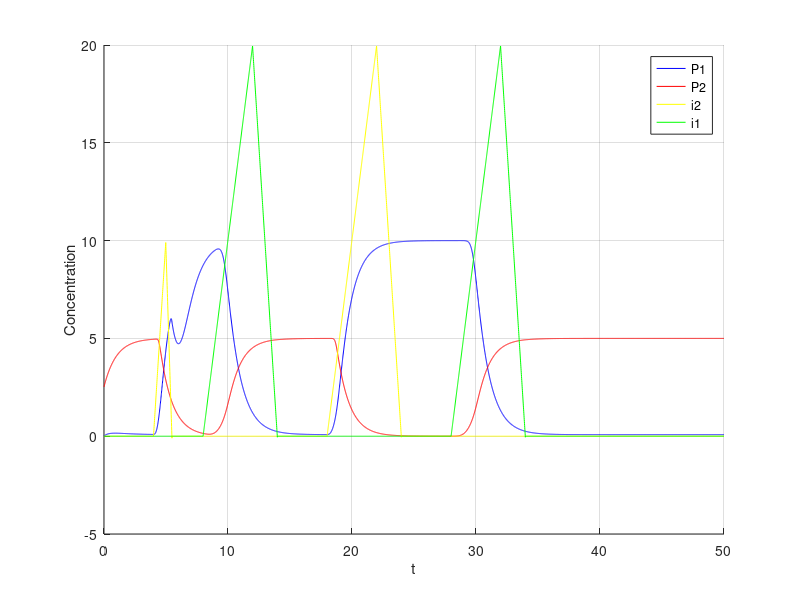

Reproduce this figure in MATLAB.
clear;

dt=0.01; 
t=0:dt:50; 

%i = 1 ate 5000 

p1 = 0;
p2 = 2.5;

p1s = zeros(1, length(t));
p2s = zeros(1, length(t));

i1s = zeros(1, length(t));
i2s = zeros(1, length(t));

alpha1 = 10; alpha2 = 5;
beta = 3;
gama = 4;

p3 = 0;
p3s = zeros(1, length(t));

for i = 1:length(t)
    
  if (i> 400 && i <500)
    i2s(i) = i2s(i-1)+0.1;
   endif
  
  if (i>=500 && i<550)
    i2s(i) = i2s(i-1)-0.2;
   endif
   
   if (i> 800 && i <1200)
    i1s(i) = i1s(i-1)+0.05;
   endif
   
   if (i>= 1200 && i <1400)
    i1s(i) = i1s(i-1)-0.1;
   endif
   
   if (i>1800 && i <2200)
    i2s(i) = i2s(i-1)+0.05;
   endif
   
   if (i>= 2200 && i <2400)
    i2s(i) = i2s(i-1)-0.1;
   endif
   
   if (i>2800 && i <3200)
    i1s(i) = i1s(i-1)+0.05;
   endif
   
   if (i>= 3200 && i <3400)
    i1s(i) = i1s(i-1)-0.1;
   endif
   
   dpdt = (alpha1 / (1 + (p2 / (1 + i2s(i) ) ) ^ beta )) - p1;
  p1 = dpdt * dt + p1;
  p1s(i) = p1;
  
  dpdt = (alpha2 / (1 + (p1 / (1 + i1s(i)) ) ^ gama)) - p2;
  p2 = dpdt * dt + p2;
  p2s(i) = p2;

endfor

figure;
hold on;
grid on;
plot(t, p1s, 'b;P1;', t ,p2s, 'r;P2;', t , i2s, 'y;i2;', t ,i1s,'g;i1;');
xlabel('t');
ylabel('Concentration');